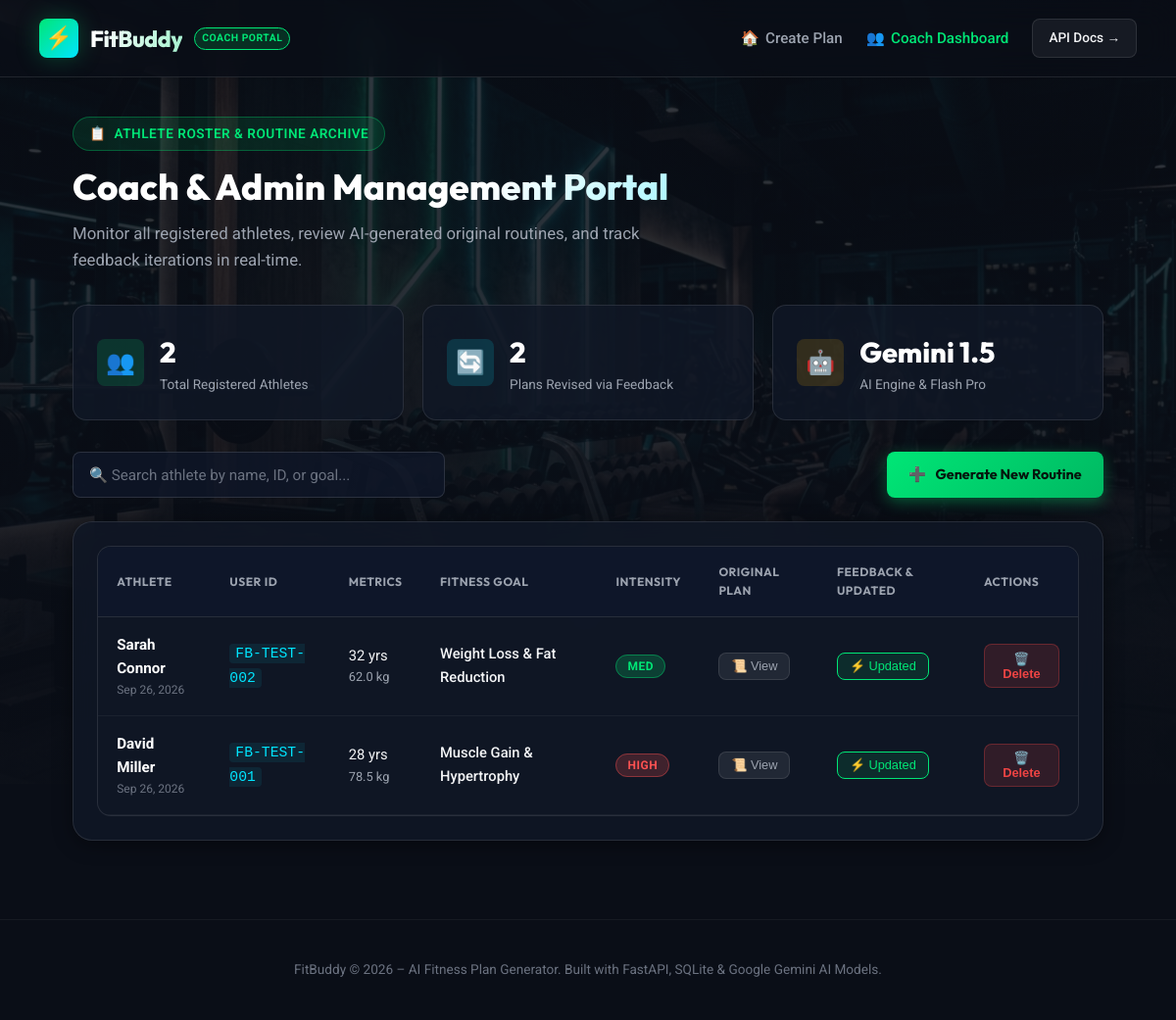
Screenshot of /view-all-users with the database file from the repository.
### app/database.py (models this page shows)
class User(Base):
    __tablename__ = "users"
    id = Column(Integer, primary_key=True, index=True, autoincrement=True)
    user_id = Column(String(50), unique=True, index=True, nullable=False)
    username = Column(String(100), nullable=False)
    age = Column(Integer, nullable=False)
    weight = Column(Float, nullable=False)
    goal = Column(String(100), nullable=False)
    intensity = Column(String(50), nullable=False)
    created_at = Column(DateTime, default=datetime.datetime.utcnow)
    plans = relationship("WorkoutPlan", back_populates="user", cascade="all, delete-orphan")

### app/routes.py (the view)
@router.get("/view-all-users", response_class=HTMLResponse)
async def view_all_users_route(request: Request, db: Session = Depends(get_db)):
    users = get_all_users(db=db)
    plans = get_all_plans(db=db)
    plans_by_user = {plan.user_id: plan for plan in plans}
    return templates.TemplateResponse(
        request=request,
        name="all_users.html",
        context={
            "users": users,
            "plans_by_user": plans_by_user,
            "total_users": len(users),
            "updated_count": sum(1 for p in plans if p.updated_plan)
        }
    )

### templates/all_users.html (shortened to what this page needs)
<!DOCTYPE html>
<html lang="en">
<head>
  <link rel="stylesheet" href="/static/css/style.css">
</head>
<body>
  <div class="bg-hero-overlay"></div>
  <header class="navbar">
    <a href="/" class="nav-brand" id="brand-logo">
      <div class="brand-icon">⚡</div>
      <div class="brand-text">FitBuddy</div>
      <span class="brand-badge">Coach Portal</span>
    </a>
    <nav class="nav-links">
      <a href="/" class="nav-link" id="nav-home">
        <span>🏠</span> Create Plan
      </a>
      <a href="/view-all-users" class="nav-link active" id="nav-admin">
        <span>👥</span> Coach Dashboard
      </a>
      <a href="/docs" target="_blank" class="nav-btn">
        API Docs &rarr;
      </a>
    </nav>
  </header>
  <main class="container">
    <div class="hero-header" style="text-align: left; margin-bottom: 2rem;">
      <div class="hero-subtitle-badge">
        <span>📋</span> Athlete Roster &amp; Routine Archive
      </div>
      <h1 class="hero-title" style="font-size: 2.3rem;">Coach &amp; Admin Management Portal</h1>
      <p class="hero-desc" style="margin: 0;">
        Monitor all registered athletes, review AI-generated original routines, and track feedback iterations in
        real-time.
      </p>
    </div>
    <div class="stats-grid">
      <div class="stat-card">
        <div class="stat-icon">👥</div>
        <div>
          <div class="stat-val" id="stat-total-users">{{ total_users }}</div>
          <div class="stat-label">Total Registered Athletes</div>
        </div>
      </div>
      <div class="stat-card">
        <div class="stat-icon" style="background: rgba(0, 229, 255, 0.15); color: var(--accent-cyan);">🔄</div>
        <div>
          <div class="stat-val" id="stat-updated-plans">{{ updated_count }}</div>
          <div class="stat-label">Plans Revised via Feedback</div>
        </div>
      </div>
      <div class="stat-card">
        <div class="stat-icon" style="background: rgba(255, 179, 0, 0.15); color: var(--accent-amber);">🤖</div>
        <div>
          <div class="stat-val">Gemini 1.5</div>
          <div class="stat-label">AI Engine &amp; Flash Pro</div>
        </div>
      </div>
    </div>
    <div
      style="display: flex; justify-content: space-between; align-items: center; margin-bottom: 1.5rem; gap: 1rem; flex-wrap: wrap;">
      <input type="text" id="user-search-input" class="form-input" style="max-width: 380px; flex: 1;"
        placeholder="🔍 Search athlete by name, ID, or goal..." onkeyup="filterUsersTable()">
      <a href="/" class="btn-primary" style="width: auto; padding: 0.75rem 1.4rem; font-size: 0.9rem;"
        id="btn-add-athlete">
        <span>➕</span> Generate New Routine
      </a>
    </div>
    <section class="glass-card" style="padding: 1.5rem;">
      <div class="table-wrapper">
        <table class="admin-table" id="athletes-table">
          <thead>
            <tr>
              <th>Athlete</th>
              <th>User ID</th>
              <th>Metrics</th>
              <th>Fitness Goal</th>
              <th>Intensity</th>
              <th>Original Plan</th>
              <th>Feedback &amp; Updated</th>
              <th>Actions</th>
            </tr>
          </thead>
          <tbody>
            {% if users %}
            {% for user in users %}
            {% set plan = plans_by_user.get(user.user_id) %}
            <tr class="athlete-row">
              <td>
                <strong style="color: #ffffff; font-size: 0.95rem;">{{ user.username }}</strong>
                <div style="font-size: 0.75rem; color: var(--text-dim);">
                  {{ user.created_at.strftime('%b %d, %Y') if user.created_at else 'Recent' }}
                </div>
              </td>
              <td>
                <span
                  style="font-family: monospace; color: var(--accent-cyan); background: rgba(0, 229, 255, 0.08); padding: 2px 6px; border-radius: 4px;">
                  {{ user.user_id }}
                </span>
              </td>
              <td>
                <div>{{ user.age }} yrs</div>
                <div style="color: var(--text-muted); font-size: 0.8rem;">{{ user.weight }} kg</div>
              </td>
              <td>
                <span style="font-weight: 500;">{{ user.goal }}</span>
              </td>
              <td>
                {% if user.intensity|lower == 'high' %}
                <span class="badge-intensity badge-high">HIGH</span>
                {% elif user.intensity|lower == 'medium' %}
                <span class="badge-intensity badge-medium">MED</span>
                {% else %}
                <span class="badge-intensity badge-low">LOW</span>
                {% endif %}
              </td>
              <td>
                {% if plan and plan.original_plan %}
                <button class="plan-btn" type="button"
                  data-title="Original Plan: {{ user.username }} ({{ user.user_id }})"
                  data-target="original-plan-{{ user.user_id }}" onclick="showPlanModal(this)">
                  <span>📜 View</span>
                </button>
                {% else %}
                <span style="color: var(--text-dim); font-size: 0.8rem;">None</span>
                {% endif %}
              </td>
              <td>
                {% if plan and plan.updated_plan %}
                <button class="plan-btn" type="button"
                  style="border-color: var(--accent-lime); color: var(--accent-lime); background: rgba(0, 230, 118, 0.1);"
                  data-title="Updated Plan: {{ user.username }} (Feedback: {{ plan.feedback or 'None' }})"
                  data-target="updated-plan-{{ user.user_id }}" onclick="showPlanModal(this)">
                  <span>⚡ Updated</span>
                </button>
                {% else %}
                <span style="color: var(--text-dim); font-size: 0.8rem;">Original only</span>
                {% endif %}
              </td>
              <td>
                <form action="/delete-user/{{ user.user_id }}" method="POST"
                  onsubmit="return confirm('Are you sure you want to delete {{ user.username }} ({{ user.user_id }})?');"
                  style="display:inline;">
                  <button type="submit" class="btn-danger" title="Delete Athlete">
                    <span>🗑️ Delete</span>
                  </button>
                </form>
              </td>
            </tr>
            {% endfor %}
            {% endif %}
          </tbody>
        </table>
      </div>
    </section>
  </main>
  <footer class="footer">
    <p>FitBuddy &copy; 2026 – AI Fitness Plan Generator. Built with FastAPI, SQLite &amp; Google Gemini AI Models.</p>
  </footer>
</body>
</html>

### rows the page displays
User: username "Sarah Connor", created_at "Sep 26, 2026", user_id "FB-TEST-002", age "32", weight "62.0", goal "Weight Loss & Fat Reduction", intensity "MED"
User: username "David Miller", created_at "Sep 26, 2026", user_id "FB-TEST-001", age "28", weight "78.5", goal "Muscle Gain & Hypertrophy", intensity "HIGH"

### other values shown
{{ total_users }} "2"
{{ updated_count }} "2"
